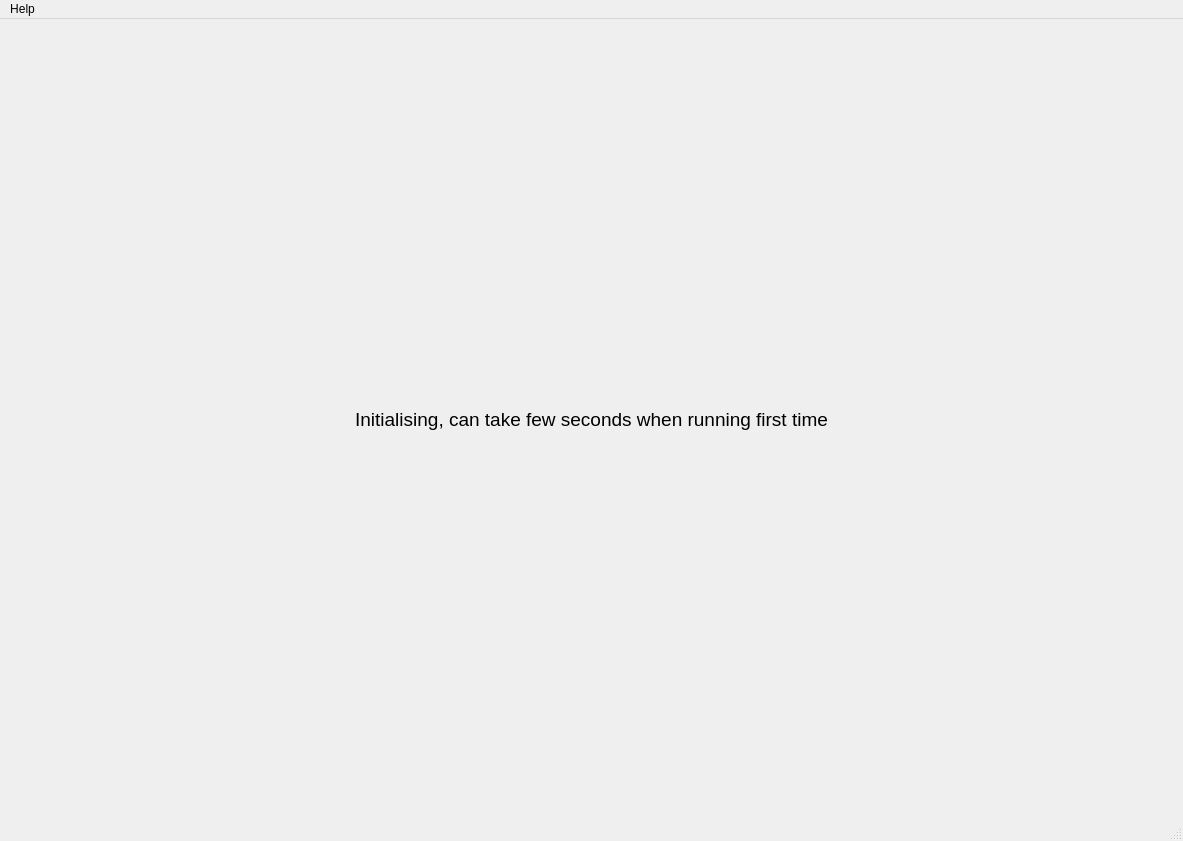
<?xml version="1.0" encoding="UTF-8"?>
<ui version="4.0">
 <class>AppWindow</class>
 <widget class="QMainWindow" name="AppWindow">
  <property name="geometry">
   <rect>
    <x>0</x>
    <y>0</y>
    <width>1183</width>
    <height>841</height>
   </rect>
  </property>
  <property name="windowTitle">
   <string>MainWindow</string>
  </property>
  <widget class="QWidget" name="centralwidget">
   <layout class="QGridLayout" name="gridLayout">
    <item row="0" column="0">
     <layout class="QVBoxLayout" name="verticalLayout">
      <property name="sizeConstraint">
       <enum>QLayout::SetFixedSize</enum>
      </property>
      <item>
       <widget class="QLabel" name="label_init">
        <property name="font">
         <font>
          <pointsize>14</pointsize>
          <weight>50</weight>
          <bold>false</bold>
         </font>
        </property>
        <property name="layoutDirection">
         <enum>Qt::LeftToRight</enum>
        </property>
        <property name="text">
         <string>Initialising, can take few seconds when running first time</string>
        </property>
        <property name="alignment">
         <set>Qt::AlignCenter</set>
        </property>
       </widget>
      </item>
     </layout>
    </item>
   </layout>
  </widget>
  <widget class="QMenuBar" name="menubar">
   <property name="geometry">
    <rect>
     <x>0</x>
     <y>0</y>
     <width>1183</width>
     <height>21</height>
    </rect>
   </property>
   <widget class="QMenu" name="menuHelp">
    <property name="title">
     <string>Help</string>
    </property>
    <addaction name="actionAbout"/>
    <addaction name="actionShow_Debugging_Window"/>
   </widget>
   <addaction name="menuHelp"/>
  </widget>
  <widget class="QStatusBar" name="statusbar"/>
  <action name="actionAbout">
   <property name="text">
    <string>About</string>
   </property>
  </action>
  <action name="actionShow_Debugging_Window">
   <property name="checkable">
    <bool>true</bool>
   </property>
   <property name="text">
    <string>Show Debugging Window</string>
   </property>
  </action>
 </widget>
 <resources/>
 <connections/>
</ui>
